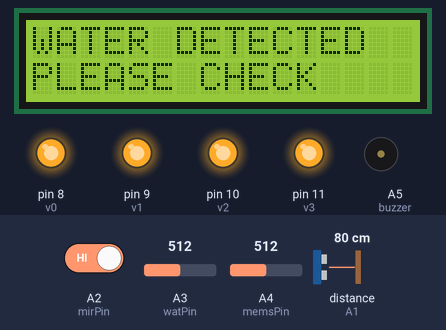
This sketch was run on a simulated Arduino Leonardo, built with avr-gcc and run on an emulated ATmega32U4. Shown: 16×2 character LCD, output pins drawn as LEDs (lit = HIGH), buzzer (waves = sounding, pin HIGH). Wiring (inferred from the names in the program): ultrasonic range finder: trigger A0; echo A1. The inputs (shaded band) are chosen by the test bench; at power-on: distance to the obstacle (sensor on A1) 80 cm, A3 (watPin) = 512, A2 (mirPin) HIGH, A4 (memsPin) = 512. The echo pulse lasts 58.3 µs per cm; WiFi joins after 1.5 s; servers stay silent unless stated; uploads are accepted with an empty reply; pins used as bus, display or sensor lines are not drawn; what the sketch prints to the serial monitor is not drawn.

Above: at 5.9 s.
6.0 s: distance to the obstacle (sensor on A1) set to 7 cm
11.3 s: distance to the obstacle (sensor on A1) set to 4 cm
At 14.9 s:
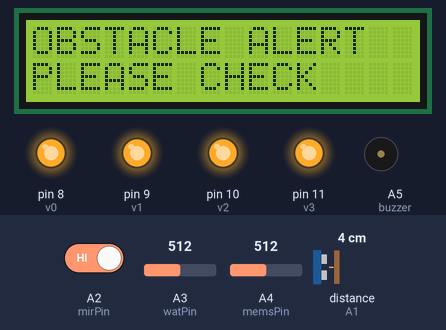
15.8 s: distance to the obstacle (sensor on A1) set to 9 cm
At 16.9 s:
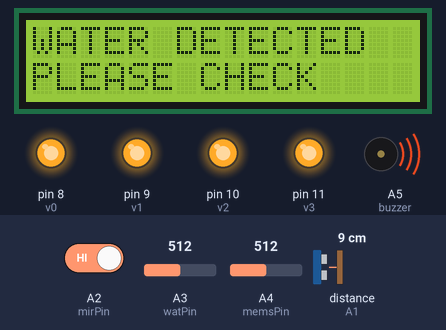
20.3 s: A3 (watPin) set to 782
24.9 s: A3 (watPin) set to 814
At 29.1 s:
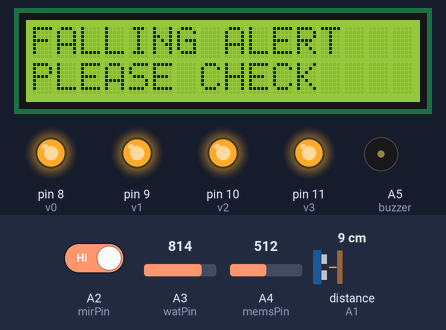
30.3 s: A2 (mirPin) driven LOW
At 33.9 s:
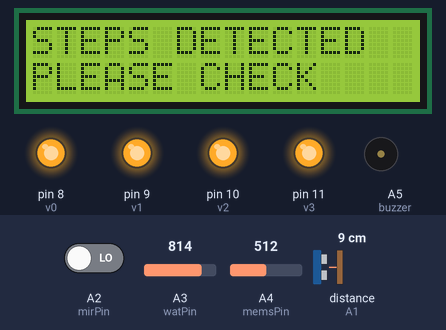
Timing chart, 0 to 35.8 s (numbered marks = the images above; inputs shaded):
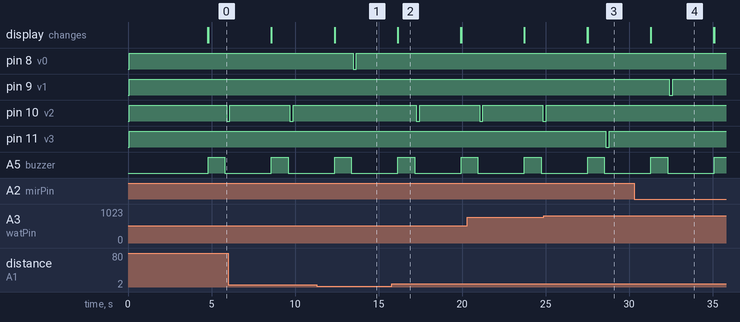

Measured:
- the behaviour switches between 6 and 5 cm on distance to the obstacle (sensor on A1) (found by bisection; images 0 and 1)
- the behaviour switches between 799 and 800 on A3 (watPin) (found by bisection; images 2 and 3)
- after the input at 11.3 s, pin 8 (v0): HIGH → LOW after 2.2 s, → HIGH 0.20 s later; pin 10 (v2): stays HIGH (without the input it goes to LOW after 2.2 s); the display: first differs from a run without the input after 1.1 s (image 1)
- after the input at 15.8 s, pin 8 (v0): stays HIGH (without the input it goes to LOW after 1.5 s); pin 10 (v2): HIGH → LOW after 1.5 s, → HIGH 0.20 s later; the display: first differs from a run without the input after 0.36 s (image 2)
- after the input at 24.9 s, pin 10 (v2): goes on until 25.0 s, then stays HIGH; pin 11 (v3): HIGH → LOW after 3.7 s, → HIGH 0.20 s later; the display: first differs from a run without the input after 2.6 s (image 3)
- after the input at 30.3 s, pin 9 (v1): HIGH → LOW after 2.1 s, → HIGH 0.20 s later; pin 11 (v3): stays HIGH (without the input it goes to LOW after 2.1 s); the display: first differs from a run without the input after 1.0 s (image 4)
- what the display in image 2 shows lasts 3.7 s, from 16.2 s to 19.9 s

The sketch:

blid_stick_snist.ino
```cpp
///*

#include "WiFiEsp.h"
#include <String.h>
#ifndef HAVE_HWSERIAL1
#include "SoftwareSerial.h"
SoftwareSerial Serial1(12, 13); // RX, TX
#endif

char ssid[] = "project12";            // your network SSID (name)
char pass[] = "project123456";        // your network password

int status = WL_IDLE_STATUS;     // the Wifi radio's status

char server[] = "projectsiot.xyz";
char server1[] = "sms.scubedigi.com";

String A = "GET /IoTProjects/BlindStick/upload.php?a=";
String Z = " HTTP/1.1";
String msg = "GET /api.php?username=Mydreamacd&password=Mydre@m123&to=";
String iot = "\0";
String bulk = "\0";
WiFiEspClient client;
//*/
char U = 'N';
char F = 'N';
char M = 'N';
char W = 'N';


#include <LiquidCrystal.h>

LiquidCrystal lcd (2,3,4,5,6,7);

#define trigPin A0
#define echoPin A1
#define mirPin A2
#define watPin A3
#define memsPin A4
#define buzzer A5


#define v0 8
#define v1 9
#define v2 10
#define v3 11

int mir = 0;
int mems = 0;
int wat = 0;

long duration, distance,duration1,distance1;


void lcdstring(int a, int b, String data)
{
  lcd.setCursor(a,b);
  lcd.print(data);
}

void beep ()
{
  digitalWrite(buzzer,HIGH);
  delay(1000);
  digitalWrite(buzzer,LOW);
  delay(100);
}

void setup()
{
  // Debug console
  Serial.begin(9600);
Serial.println("power up");
lcd.begin(16,2);

pinMode(trigPin,OUTPUT);
pinMode(echoPin,INPUT);
pinMode(mirPin,INPUT);
pinMode(memsPin,INPUT);
pinMode(watPin,INPUT);
pinMode(buzzer,OUTPUT);

pinMode(v0,OUTPUT);
pinMode(v1,OUTPUT);
pinMode(v3,OUTPUT);
pinMode(v2,OUTPUT);

digitalWrite(v0,HIGH);
digitalWrite(v1,HIGH);
digitalWrite(v2,HIGH);
digitalWrite(v3,HIGH);

lcd.clear ();
lcdstring(0,0,"BLIND STICK         ");
lcdstring(0,1,"USING IOT                   ");
delay(3000);


///*
  // initialize serial for ESP module
  Serial1.begin(9600);
  // initialize ESP module
  WiFi.init(&Serial1);

  // check for the presence of the shield
  if (WiFi.status() == WL_NO_SHIELD) {
    Serial.println(F("WiFi shield not present"));
    // don't continue
   // while (true);
  }

  // attempt to connect to WiFi network
  while ( status != WL_CONNECTED) {
    Serial.print(F("Attempting to connect to WPA SSID: "));
    Serial.println(ssid);
    // Connect to WPA/WPA2 network
    status = WiFi.begin(ssid, pass);
  }

  // you're connected now, so print out the data
  Serial.println(F("You're connected to the network"));


    Serial.println(F("sending data ---1 "));
    Serial.println(F("Starting connection to server..."));
    // if you get a connection, report back via serial
    if (client.connect(server, 80)) {
      Serial.println(F("Connected to server"));
      // Make a HTTP request
      client.println("GET /IoTProjects/BlindStick/upload.php?a=U&b=0 HTTP/1.1");
      client.println("Host: projectsiot.xyz");
      client.println("Connection: close");
      client.println();
    }
    client.flush();
     client.stop();
 //*/
Serial.println(F("PLEASE SHOW CARD "));


}

void loop()
{

lcdstring(0,0,"                       ");
lcdstring(0,1,"                       ");

U = 'N';
F = 'N';
M = 'N';
W = 'N';


  digitalWrite(trigPin, LOW);
  delayMicroseconds(2);
  digitalWrite(trigPin, HIGH);
  delayMicroseconds(10);
  digitalWrite(trigPin, LOW);
  duration = pulseIn(echoPin, HIGH);
  distance = (duration/2) / 29.1;

Serial.print("distance--- "); Serial.println(distance);

mir = digitalRead(mirPin);
Serial.println("mir="+String(mir));
mems = analogRead(memsPin);
Serial.println("mems="+String(mems));
wat = analogRead(watPin);
Serial.println("wat="+String(wat));

//lcd.clear ();
//lcdstring(0,0,"MEMS ");
//lcd.print(mems);
//delay(1000);


 if(distance>220)
 {
  distance=220;
 }

if (distance < 5)
{
  Serial.println("obstacle alert");
  lcdstring(0,0,"OBSTACLE ALERT      ");
  lcdstring(0,1,"PLEASE CHECK        ");
 beep ();
 U = 'Y';
  digitalWrite(v0,LOW);
delay(200);
digitalWrite(v0,HIGH);
delay(200);
 delay(2000);
}
else if (mir == 0)
{
  Serial.println("steps detected");
    lcdstring(0,0,"STEPS DETECTED      ");
  lcdstring(0,1,"PLEASE CHECK        ");
beep ();
 M = 'Y';
  digitalWrite(v1,LOW);
delay(200);
digitalWrite(v1,HIGH);
delay(200);
  delay(2000);
}

else if (wat < 800)
{
  Serial.println("WATER DETECTED");
    lcdstring(0,0,"WATER DETECTED      ");
  lcdstring(0,1,"PLEASE CHECK        ");
beep ();
 W = 'Y';

digitalWrite(v2,LOW);
delay(200);
digitalWrite(v2,HIGH);
delay(200);
  delay(2000);
}

else if ((mems < 350)|| (mems > 500))
{
  Serial.println("FALLING ALERT");
    lcdstring(0,0,"FALLING ALERT      ");
  lcdstring(0,1,"PLEASE CHECK        ");
beep ();
 F = 'Y';

  digitalWrite(v3,LOW);
delay(200);
digitalWrite(v3,HIGH);
delay(200);
  delay(2000);
}
else
{
  lcdstring(0,1,"                      ");
  lcdstring(0,0,"SYSTEM IS NORMAL");
  delay(200);
}
 iot = A + U + "&b=" + W + "&c=" + M + "&d=" + F + Z;
 sndit ();

}//loop
//
void sndit ()
{
 Serial.print(F("A = ")); Serial.println(iot);

  // if the server's disconnected, stop the client
  if (!client.connected()) {
    Serial.println(F("Disconnecting from server..."));
    client.stop();

    // do nothing forevermore
    //while (true);
  }
  client.stop();
  client.flush();

  for (int x = 0; x < 2; x++)
  {
    delay(1);
    Serial.println(x, DEC);
  }
  Serial.println(F("Starting connection to server..."));
  // if you get a connection, report back via serial
  if (client.connect(server, 80)) {
    Serial.println(F("Connected to server"));
    // Make a HTTP request


    client.println(A + U + "&b=" + W + "&c=" + M + "&d=" + F + Z);

    client.println("Host: projectsiot.xyz");
    client.println("Connection: close");
    client.println();
    iot = "\0";
  }

}

//*/
```
